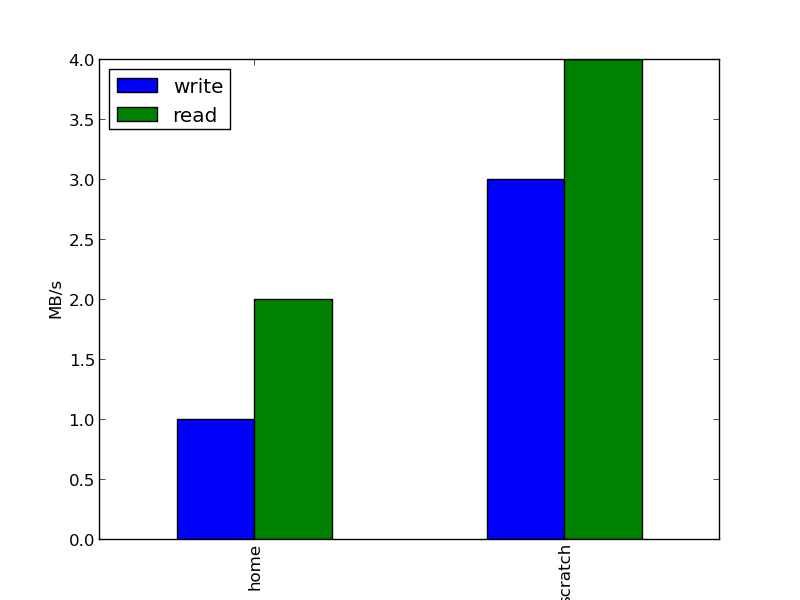

Source code (Python):
#https://www.easytweaks.com/bar-plot-python-pandas-dataframe-example/

import matplotlib
matplotlib.use('Agg')
import matplotlib.pyplot as plt 
import pandas as pd 

df = pd.read_csv("disktest.csv",comment="#", sep='\s+')
#print df

df.plot(kind='bar',  x='device');

plt.ylabel('MB/s')
plt.savefig('disktest_barplot.png')
